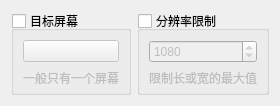
                     <widget class="QWidget" name="screen_page">
                      <layout class="QVBoxLayout" name="verticalLayout_13">
                       <item>
                        <layout class="QHBoxLayout" name="horizontalLayout_7">
                         <item>
                          <widget class="QGroupBox" name="enable_target_screen">
                           <property name="enabled">
                            <bool>true</bool>
                           </property>
                           <property name="title">
                            <string>目标屏幕</string>
                           </property>
                           <property name="checkable">
                            <bool>true</bool>
                           </property>
                           <property name="checked">
                            <bool>false</bool>
                           </property>
                           <layout class="QVBoxLayout" name="verticalLayout_9">
                            <property name="bottomMargin">
                             <number>5</number>
                            </property>
                            <item>
                             <widget class="ComboBox" name="target_screen">
                              <property name="text">
                               <string/>
                              </property>
                              <property name="checkable">
                               <bool>false</bool>
                              </property>
                             </widget>
                            </item>
                            <item>
                             <widget class="QLabel" name="label_8">
                              <property name="toolTip">
                               <string/>
                              </property>
                              <property name="styleSheet">
                               <string notr="true">font: 10pt &quot;微软雅黑&quot;;</string>
                              </property>
                              <property name="text">
                               <string>一般只有一个屏幕</string>
                              </property>
                              <property name="alignment">
                               <set>Qt::AlignCenter</set>
                              </property>
                             </widget>
                            </item>
                           </layout>
                          </widget>
                         </item>
                         <item>
                          <widget class="QGroupBox" name="enable_max_size">
                           <property name="enabled">
                            <bool>true</bool>
                           </property>
                           <property name="toolTip">
                            <string>--max-size
长或宽的最大值</string>
                           </property>
                           <property name="styleSheet">
                            <string notr="true"/>
                           </property>
                           <property name="title">
                            <string>分辨率限制</string>
                           </property>
                           <property name="checkable">
                            <bool>true</bool>
                           </property>
                           <property name="checked">
                            <bool>false</bool>
                           </property>
                           <layout class="QVBoxLayout" name="verticalLayout_12">
                            <property name="bottomMargin">
                             <number>5</number>
                            </property>
                            <item>
                             <widget class="CompactSpinBox" name="max_size">
                              <property name="minimum">
                               <number>10</number>
                              </property>
                              <property name="maximum">
                               <number>4096</number>
                              </property>
                              <property name="singleStep">
                               <number>10</number>
                              </property>
                              <property name="value">
                               <number>1080</number>
                              </property>
                             </widget>
                            </item>
                            <item>
                             <widget class="QLabel" name="label_7">
                              <property name="toolTip">
                               <string/>
                              </property>
                              <property name="styleSheet">
                               <string notr="true">font: 10pt &quot;微软雅黑&quot;;</string>
                              </property>
                              <property name="text">
                               <string>限制长或宽的最大值</string>
                              </property>
                              <property name="alignment">
                               <set>Qt::AlignCenter</set>
                              </property>
                             </widget>
                            </item>
                           </layout>
                          </widget>
                         </item>
                        </layout>
                       </item>
                      </layout>
                     </widget>
